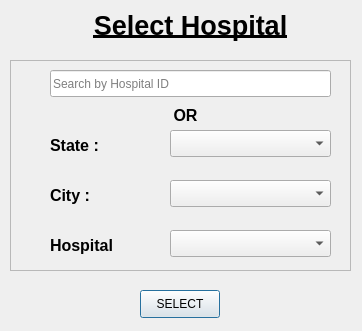
<?xml version="1.0" encoding="UTF-8"?>
<ui version="4.0">
 <class>selectHospital</class>
 <widget class="QDialog" name="selectHospital">
  <property name="geometry">
   <rect>
    <x>0</x>
    <y>0</y>
    <width>362</width>
    <height>331</height>
   </rect>
  </property>
  <property name="windowTitle">
   <string> </string>
  </property>
  <widget class="QLabel" name="title">
   <property name="geometry">
    <rect>
     <x>30</x>
     <y>0</y>
     <width>321</width>
     <height>51</height>
    </rect>
   </property>
   <property name="text">
    <string>&lt;html&gt;&lt;head/&gt;&lt;body&gt;&lt;p align=&quot;center&quot;&gt;&lt;span style=&quot; font-size:20pt; font-weight:600; text-decoration: underline;&quot;&gt;Select Hospital&lt;/span&gt;&lt;/p&gt;&lt;/body&gt;&lt;/html&gt;</string>
   </property>
  </widget>
  <widget class="QFrame" name="frame">
   <property name="geometry">
    <rect>
     <x>10</x>
     <y>60</y>
     <width>341</width>
     <height>211</height>
    </rect>
   </property>
   <property name="frameShape">
    <enum>QFrame::StyledPanel</enum>
   </property>
   <property name="frameShadow">
    <enum>QFrame::Raised</enum>
   </property>
   <widget class="QComboBox" name="cityComboBox">
    <property name="geometry">
     <rect>
      <x>160</x>
      <y>120</y>
      <width>161</width>
      <height>27</height>
     </rect>
    </property>
   </widget>
   <widget class="QComboBox" name="dispensaryComboBox">
    <property name="geometry">
     <rect>
      <x>160</x>
      <y>170</y>
      <width>161</width>
      <height>27</height>
     </rect>
    </property>
   </widget>
   <widget class="QComboBox" name="stateComboBox">
    <property name="geometry">
     <rect>
      <x>160</x>
      <y>70</y>
      <width>161</width>
      <height>27</height>
     </rect>
    </property>
   </widget>
   <widget class="QLabel" name="cityLabel">
    <property name="geometry">
     <rect>
      <x>40</x>
      <y>120</y>
      <width>111</width>
      <height>31</height>
     </rect>
    </property>
    <property name="text">
     <string>&lt;html&gt;&lt;head/&gt;&lt;body&gt;&lt;p&gt;&lt;span style=&quot; font-size:12pt; font-weight:600;&quot;&gt;City : &lt;/span&gt;&lt;/p&gt;&lt;/body&gt;&lt;/html&gt;</string>
    </property>
   </widget>
   <widget class="QLabel" name="dispensaryLabel">
    <property name="geometry">
     <rect>
      <x>40</x>
      <y>170</y>
      <width>111</width>
      <height>31</height>
     </rect>
    </property>
    <property name="text">
     <string>&lt;html&gt;&lt;head/&gt;&lt;body&gt;&lt;p&gt;&lt;span style=&quot; font-size:12pt; font-weight:600;&quot;&gt;Hospital&lt;/span&gt;&lt;/p&gt;&lt;/body&gt;&lt;/html&gt;</string>
    </property>
   </widget>
   <widget class="QLabel" name="stateLabel">
    <property name="geometry">
     <rect>
      <x>40</x>
      <y>70</y>
      <width>111</width>
      <height>31</height>
     </rect>
    </property>
    <property name="text">
     <string>&lt;html&gt;&lt;head/&gt;&lt;body&gt;&lt;p&gt;&lt;span style=&quot; font-size:12pt; font-weight:600;&quot;&gt;State : &lt;/span&gt;&lt;/p&gt;&lt;/body&gt;&lt;/html&gt;</string>
    </property>
   </widget>
   <widget class="QLineEdit" name="searchByID">
    <property name="geometry">
     <rect>
      <x>40</x>
      <y>10</y>
      <width>281</width>
      <height>27</height>
     </rect>
    </property>
    <property name="placeholderText">
     <string>Search by Hospital ID</string>
    </property>
   </widget>
   <widget class="QLabel" name="ORLabel">
    <property name="geometry">
     <rect>
      <x>120</x>
      <y>40</y>
      <width>111</width>
      <height>31</height>
     </rect>
    </property>
    <property name="text">
     <string>&lt;html&gt;&lt;head/&gt;&lt;body&gt;&lt;p&gt;&lt;span style=&quot; font-size:12pt; font-weight:600;&quot;&gt;OR&lt;/span&gt;&lt;/p&gt;&lt;/body&gt;&lt;/html&gt;</string>
    </property>
    <property name="alignment">
     <set>Qt::AlignCenter</set>
    </property>
   </widget>
  </widget>
  <widget class="QPushButton" name="removeButton">
   <property name="geometry">
    <rect>
     <x>140</x>
     <y>290</y>
     <width>80</width>
     <height>28</height>
    </rect>
   </property>
   <property name="text">
    <string>SELECT</string>
   </property>
  </widget>
 </widget>
 <resources/>
 <connections/>
</ui>
